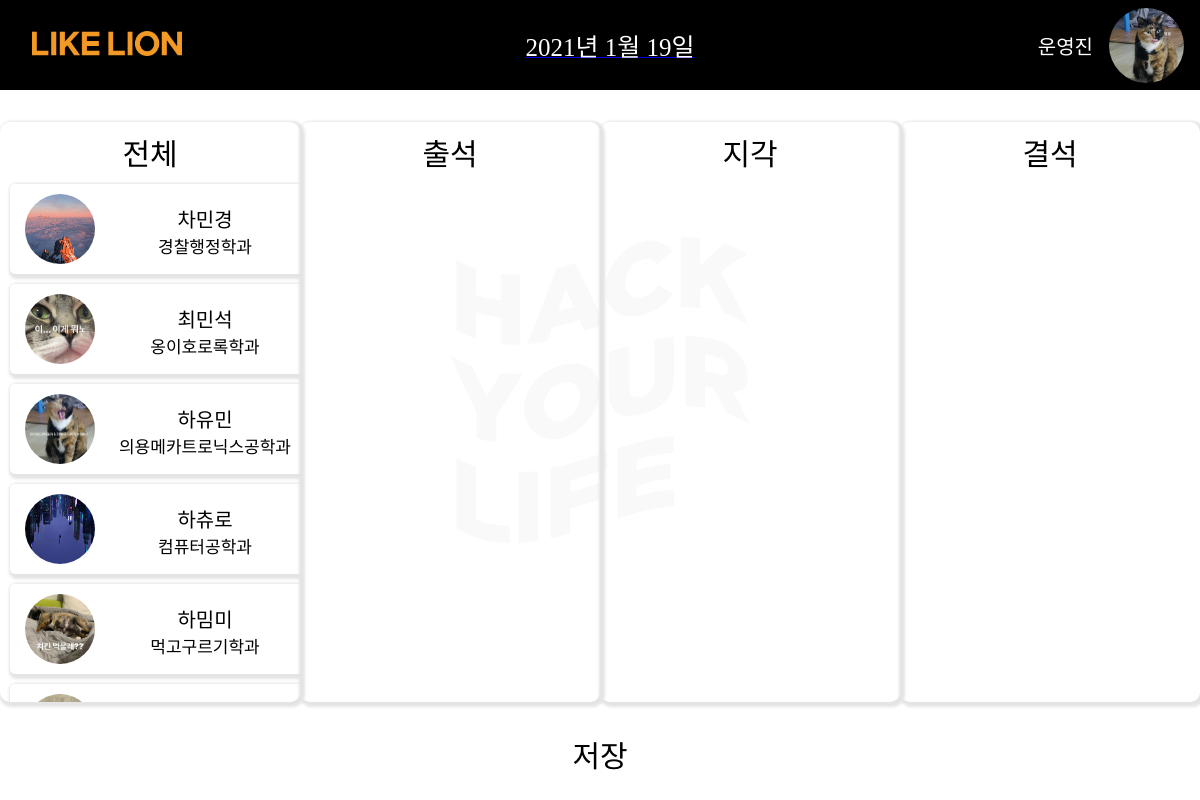
The page / on the database its author committed.
### main/models.py (models this page shows, shortened)
class Student (models.Model) :
    name = models.CharField(max_length=5)
    phone_num = models.CharField(max_length=11)
    major = models.CharField(max_length=15)
    profile = models.ImageField(upload_to="image", default=None)

### main/views.py (the view)
# urls.py: 2. Add a URL to urlpatterns:  path('', views.home, name='home')
def home(request) :
    students= Student.objects
    return render (request, 'main.html', {'students': students})

### main/templates/main.html (shortened to what this page needs)
{% load static %}
<!DOCTYPE html>
<html lang="en">
<head>
    <link rel="stylesheet" href="{% static 'css/reset.css'%}">
    <link rel="stylesheet" href="{% static 'css/main.css'%}">
</head>
<body>
        <header>
            <ul>
                <li>
                    <a href="{% url 'home' %}">
                        <img src="{% static 'images/wordmark_E_C.png'%}" height="25px" width = "150px" id="logo">
                    </a>
                </li>
                <li>
                    <a href="#" onclick="javascript:void(window.open('{% url 'sessionlist' %}','new','width=500 height=500 top=150 left=500'))">
                        <span  id="date-text"></span>
                    </a>
                </li>
                <li class="profile-li">
                    <span>운영진</span>
                    <img src="{% static 'images/profile.jpg'%}" height="100px" width = "100px" id="profile-img">
                </li>
            </ul>
        </header>
<main>
    <form method="POST" action="#">
        <div class="card-list">
            <div class="cards column">
                <div class="no-move">
                    <button>전체</button>
                </div>
                {%for student in students.all%}
                <div class="card">
                    <div class="student card-header">
                        <img src="{{student.profile.url}}" height="70px" width = "70px" class="student-img">
                        <p class="student-info">
                            <span>{{student.name}}</span><br>
                            <span>{{student.major}}</span>
                        </p>
                    </div>
                </div>
                {%endfor%}
            </div>
            <div class="cards column">
                <div class="no-move">
                    <button>출석</button>
                </div>
            </div>
            <div class="cards column ">
                <div class="no-move">
                    <button>지각</button>
                </div>
            </div>
            <div class="cards column ">
                <div class="no-move">
                    <button>결석</button>
                </div>
            </div>
        </div>
        <div class="submit-div">
            <button id="submit" type="submit">저장</button>
        </div>
    </form>
</main>
</body>
</html>

### static/css/main.css (style rules this page uses)
ul { display: flex; justify-content: space-between; align-items: center; height: 90px; background-color: black; }
#logo { margin-left: 4vh; }
.profile-li { display: flex; align-items: center; }
#profile-img { border-radius: 50%; margin: 0 2vh; width: 75px; height: 75px; }
ul li:nth-of-type(2) span { font-size: 25px; font-family: 'GmarketSansLight'; color: white; }
header ul li:nth-of-type(3) span { font-family: 'GmarketSansLight'; font-size: 20px; color: white; }
main::before { content: ""; background: url("../images/slogan2.png"); opacity: 0.023; background-size: 25%; background-repeat: no-repeat; background-position: center; position: absolute; top: 80px; left: 0px; right: 0px; bottom: 100px; }
.card-list { display: flex; justify-content: space-around; }
.cards { overflow-x: hidden; overflow-y: scroll; position: relative; width: 350px; height: 580px; text-align: center; margin-top: 4vh; border-radius: 10px; box-shadow: 2px 2px 3px 3px #e4e4e4; }
.cards button { font-family: 'GmarketSansMedium'; font-size: 30px; background-color: rgba(255, 255, 255, 0); margin-top: 1vh; display: inline-block; }
.student { display: flex; width: 310px; height: 90px; background-color: white; box-shadow: 2px 2px 3px 3px #e4e4e4; border-radius: 5px; margin: 10px; }
.student-info { padding: 20px 0 0 20px; width: 180px; text-align: center; }
.student-info span:nth-of-type(1) { font-size: 20px; font-family: 'GmarketSansMedium'; }
.student-info span:nth-of-type(2) { font-size: 17px; font-family: 'GmarketSansLight'; }
.submit-div { margin-top: 30px; text-align: center; }
.student-img { border-radius: 50%; margin: 10px 0 0 15px; }
#submit { font-family: 'GmarketSansLight'; font-size: 30px; background-color: rgba(255, 255, 255, 0); color: black; width: 80px; height: 40px; }
.card:not(.no-move) .card-header { cursor: pointer; }

### rows shown on the page
Student: profile (picture), name "차민경", major "경찰행정학과"
Student: profile (picture), name "최민석", major "옹이호로록학과"
Student: profile (picture), name "하유민", major "의용메카트로닉스공학과"
Student: profile (picture), name "하츄로", major "컴퓨터공학과"
Student: profile (picture), name "하밈미", major "먹고구르기학과"
Student: profile (picture)
